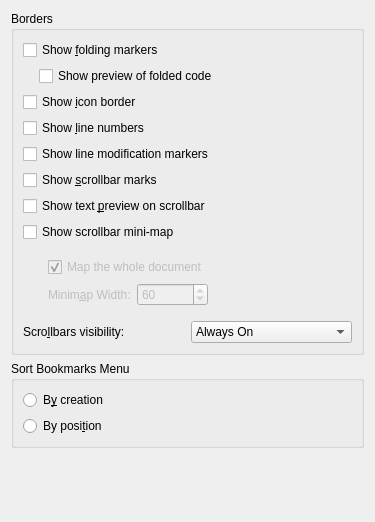
<?xml version="1.0" encoding="UTF-8"?>
<ui version="4.0">
 <class>BordersAppearanceConfigWidget</class>
 <widget class="QWidget" name="BordersAppearanceConfigWidget">
  <property name="geometry">
   <rect>
    <x>0</x>
    <y>0</y>
    <width>375</width>
    <height>522</height>
   </rect>
  </property>
  <layout class="QVBoxLayout" name="verticalLayout">
   <item>
    <widget class="QGroupBox" name="gbBorders">
     <property name="title">
      <string>Borders</string>
     </property>
     <layout class="QVBoxLayout">
      <item>
       <widget class="QCheckBox" name="chkShowFoldingMarkers">
        <property name="whatsThis">
         <string>If this option is checked, every new view will display marks for folding.</string>
        </property>
        <property name="text">
         <string>Show &amp;folding markers</string>
        </property>
       </widget>
      </item>
      <item>
       <layout class="QHBoxLayout" name="horizontalLayout_2">
        <item>
         <spacer name="horizontalSpacer_3">
          <property name="orientation">
           <enum>Qt::Horizontal</enum>
          </property>
          <property name="sizeType">
           <enum>QSizePolicy::Fixed</enum>
          </property>
          <property name="sizeHint" stdset="0">
           <size>
            <width>16</width>
            <height>16</height>
           </size>
          </property>
         </spacer>
        </item>
        <item>
         <widget class="QCheckBox" name="chkShowFoldingPreview">
          <property name="whatsThis">
           <string>If checked, hovering over a folded region shows a preview of the folded text in a popup.</string>
          </property>
          <property name="text">
           <string>Show preview of folded code</string>
          </property>
         </widget>
        </item>
       </layout>
      </item>
      <item>
       <widget class="QCheckBox" name="chkIconBorder">
        <property name="whatsThis">
         <string>&lt;p&gt;If this option is checked, every new view will display an icon border on the left hand side.&lt;/p&gt;&lt;p&gt;The icon border shows bookmark signs, for instance.&lt;/p&gt;</string>
        </property>
        <property name="text">
         <string>Show &amp;icon border</string>
        </property>
       </widget>
      </item>
      <item>
       <widget class="QCheckBox" name="chkLineNumbers">
        <property name="whatsThis">
         <string>If this option is checked, every new view will display line numbers on the left hand side.</string>
        </property>
        <property name="text">
         <string>Show &amp;line numbers</string>
        </property>
       </widget>
      </item>
      <item>
       <widget class="QCheckBox" name="chkShowLineModification">
        <property name="whatsThis">
         <string>If this option is checked, a small indicator for modified and saved lines is shown on the left hand side.</string>
        </property>
        <property name="text">
         <string>Show line modification markers</string>
        </property>
       </widget>
      </item>
      <item>
       <widget class="QCheckBox" name="chkScrollbarMarks">
        <property name="whatsThis">
         <string>&lt;p&gt;If this option is checked, every new view will show marks on the vertical scrollbar.&lt;/p&gt;&lt;p&gt;These marks will show bookmarks, for instance.&lt;/p&gt;</string>
        </property>
        <property name="text">
         <string>Show &amp;scrollbar marks</string>
        </property>
       </widget>
      </item>
      <item>
       <widget class="QCheckBox" name="chkScrollbarPreview">
        <property name="whatsThis">
         <string>&lt;p&gt;If this option is checked, hovering over the vertical scrollbar will show a preview of the text.&lt;/p&gt;</string>
        </property>
        <property name="text">
         <string>Show text &amp;preview on scrollbar</string>
        </property>
       </widget>
      </item>
      <item>
       <widget class="QCheckBox" name="chkScrollbarMiniMap">
        <property name="whatsThis">
         <string>If this option is checked, every new view will show a mini map on the vertical scrollbar.</string>
        </property>
        <property name="text">
         <string>Show scrollbar mini-map</string>
        </property>
       </widget>
      </item>
      <item>
       <widget class="QWidget" name="miniMapConfigs" native="true">
        <property name="enabled">
         <bool>false</bool>
        </property>
        <layout class="QGridLayout" name="gridLayout">
         <item row="0" column="1" colspan="2">
          <widget class="QCheckBox" name="chkScrollbarMiniMapAll">
           <property name="enabled">
            <bool>false</bool>
           </property>
           <property name="whatsThis">
            <string>If this option is checked, every new view will show a mini map of the whole document on the vertical scrollbar.</string>
           </property>
           <property name="text">
            <string>Map the whole document</string>
           </property>
           <property name="checked">
            <bool>true</bool>
           </property>
          </widget>
         </item>
         <item row="1" column="1">
          <widget class="QLabel" name="labelMiniMapWidth">
           <property name="text">
            <string>Minim&amp;ap Width:</string>
           </property>
           <property name="buddy">
            <cstring>spBoxMiniMapWidth</cstring>
           </property>
          </widget>
         </item>
         <item row="1" column="0">
          <spacer name="horizontalSpacer">
           <property name="orientation">
            <enum>Qt::Horizontal</enum>
           </property>
           <property name="sizeType">
            <enum>QSizePolicy::Fixed</enum>
           </property>
           <property name="sizeHint" stdset="0">
            <size>
             <width>16</width>
             <height>16</height>
            </size>
           </property>
          </spacer>
         </item>
         <item row="1" column="3">
          <spacer name="horizontalSpacer_2">
           <property name="orientation">
            <enum>Qt::Horizontal</enum>
           </property>
           <property name="sizeHint" stdset="0">
            <size>
             <width>40</width>
             <height>20</height>
            </size>
           </property>
          </spacer>
         </item>
         <item row="1" column="2">
          <widget class="QSpinBox" name="spBoxMiniMapWidth">
           <property name="minimum">
            <number>40</number>
           </property>
           <property name="maximum">
            <number>100</number>
           </property>
           <property name="singleStep">
            <number>5</number>
           </property>
           <property name="value">
            <number>60</number>
           </property>
          </widget>
         </item>
        </layout>
       </widget>
      </item>
      <item>
       <layout class="QHBoxLayout" name="horizontalLayout">
        <item>
         <widget class="QLabel" name="lblShowScrollbars">
          <property name="text">
           <string>Scro&amp;llbars visibility:</string>
          </property>
          <property name="buddy">
           <cstring>cmbShowScrollbars</cstring>
          </property>
         </widget>
        </item>
        <item>
         <widget class="QComboBox" name="cmbShowScrollbars">
          <item>
           <property name="text">
            <string>Always On</string>
           </property>
          </item>
          <item>
           <property name="text">
            <string>Show When Needed</string>
           </property>
          </item>
          <item>
           <property name="text">
            <string>Always Off</string>
           </property>
          </item>
         </widget>
        </item>
       </layout>
      </item>
     </layout>
    </widget>
   </item>
   <item>
    <widget class="QGroupBox" name="gbSortBookmarks">
     <property name="whatsThis">
      <string>Choose how the bookmarks should be ordered in the &lt;b&gt;Bookmarks&lt;/b&gt; menu.</string>
     </property>
     <property name="title">
      <string>Sort Bookmarks Menu</string>
     </property>
     <layout class="QVBoxLayout" name="verticalLayout_2">
      <item>
       <widget class="QRadioButton" name="rbSortBookmarksByCreation">
        <property name="whatsThis">
         <string>Each new bookmark will be added to the bottom, independently from where it is placed in the document.</string>
        </property>
        <property name="text">
         <string>B&amp;y creation</string>
        </property>
       </widget>
      </item>
      <item>
       <widget class="QRadioButton" name="rbSortBookmarksByPosition">
        <property name="whatsThis">
         <string>The bookmarks will be ordered by the line numbers they are placed at.</string>
        </property>
        <property name="text">
         <string>By posi&amp;tion</string>
        </property>
       </widget>
      </item>
     </layout>
    </widget>
   </item>
   <item>
    <spacer name="verticalSpacer">
     <property name="orientation">
      <enum>Qt::Vertical</enum>
     </property>
     <property name="sizeHint" stdset="0">
      <size>
       <width>20</width>
       <height>31</height>
      </size>
     </property>
    </spacer>
   </item>
  </layout>
 </widget>
 <tabstops>
  <tabstop>chkShowFoldingMarkers</tabstop>
  <tabstop>chkIconBorder</tabstop>
  <tabstop>chkLineNumbers</tabstop>
  <tabstop>chkShowLineModification</tabstop>
  <tabstop>chkScrollbarMarks</tabstop>
  <tabstop>chkScrollbarMiniMap</tabstop>
  <tabstop>chkScrollbarMiniMapAll</tabstop>
  <tabstop>spBoxMiniMapWidth</tabstop>
  <tabstop>cmbShowScrollbars</tabstop>
  <tabstop>rbSortBookmarksByCreation</tabstop>
  <tabstop>rbSortBookmarksByPosition</tabstop>
 </tabstops>
 <resources/>
 <connections>
  <connection>
   <sender>chkScrollbarMiniMap</sender>
   <signal>toggled(bool)</signal>
   <receiver>miniMapConfigs</receiver>
   <slot>setEnabled(bool)</slot>
   <hints>
    <hint type="sourcelabel">
     <x>76</x>
     <y>295</y>
    </hint>
    <hint type="destinationlabel">
     <x>37</x>
     <y>347</y>
    </hint>
   </hints>
  </connection>
 </connections>
</ui>
